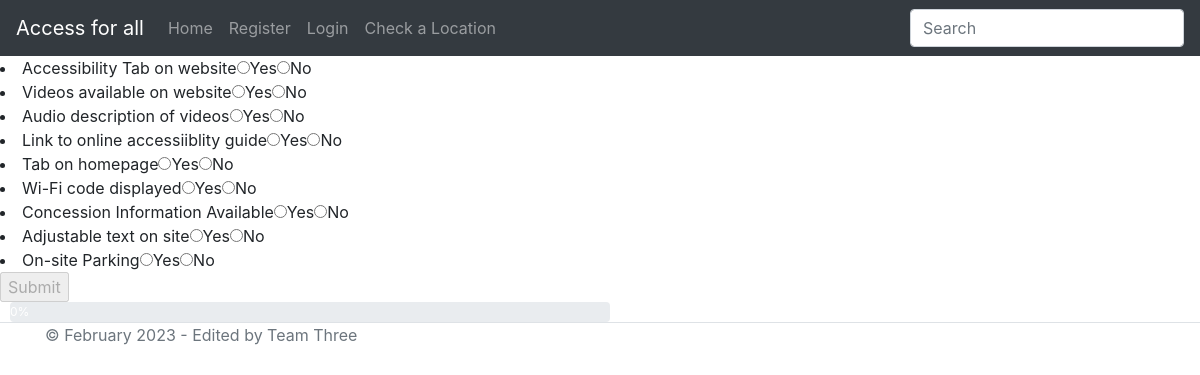
The page /testing.php on the database its author committed.
### tables this page shows
CREATE TABLE "Checklist" (
QuestionNo VARCHAR(10) PRIMARY KEY,
Question TEXT,
ActionPoint TEXT,
Venue TEXT
);

### testing.php (the view, shortened to what this page needs)
<?php include("NavigationBar.php");
?>
<!DOCTYPE html>
<html>
<?php
function getQuestionsNos()
{
  $venueType = $_GET['company'];
  $db = new SQLite3('C:\xampp\htdocs\Group-Three-PSP\ActionPoints.db');
  $stmt = $db->prepare("SELECT QuestionNo FROM Checklist WHERE (Venue = 'General' OR Venue = '$venueType')");
  $result = $stmt->execute();
  $arrayResult = [];
  while ($row = $result->fetchArray())
  {
      $arrayResult [] = $row;
  }
  return $arrayResult;
}
$amountOfQuestions=count(getQuestionsNos());
function getQuestion($questnum)
{
$venueType = $_GET['company'];
$db = new SQLite3('C:\xampp\htdocs\Group-Three-PSP\ActionPoints.db');
  $stmt = $db->prepare("SELECT Question FROM Checklist WHERE QuestionNo = '$questnum' AND (Venue = 'General' OR Venue = '$venueType')");
  $result = $stmt->execute();
  $rows_array = [];
  while ($row=$result->fetchArray())
  {
      $rows_array[]=$row;
  }
  return $rows_array;
}
?>
<?php
$questionNumbers = getQuestionsNos();
foreach ($questionNumbers as $row) : ?>
<form action="ActionPlan.php" method="get">
<li>
<?php
$first_element = reset(getQuestion($row['QuestionNo'])[0]); echo (implode(',', array($first_element)));
$idYes = $row['QuestionNo'] . "-yes";
$idNo = $row['QuestionNo'] . "-no";
?>
<input type='radio' id='<?php echo $idYes ?>' name='<?php echo $row['QuestionNo'] ?>' value='yes'>Yes<input type='radio' id='<?php echo $idNo ?>' name='<?php echo $row['QuestionNo'] ?>' value='no'>No
</li>
<?php endforeach;?>
    <input type="submit" id="submit-btn" value="Submit" name="Submit">
  </form>
  <div class="progress">
    <div class="progress-bar" role="progressbar" aria-valuenow="0"
      aria-valuemin="0" aria-valuemax="100" style="width: 0%">
      0%
    </div>
  </div>
</body>
</html>
<?php include("Footer.php");?>

### testing.php (style rules this page uses)
input[type="radio"] { display: inline-block; }
.progress { width: 50%; height: 20px; margin-left: 10px; }
.progress-bar { height: 100%; }

### rows shown on the page
checklist: first_element "Accessibility Tab on website"
checklist: first_element "Videos available on website"
checklist: first_element "Audio description of videos"
checklist: first_element "Link to online accessiiblity guide"
checklist: first_element "Tab on homepage"
checklist: first_element "Wi-Fi code displayed"
checklist: first_element "Concession Information Available"
checklist: first_element "Adjustable text on site"
checklist: first_element "On-site Parking"
